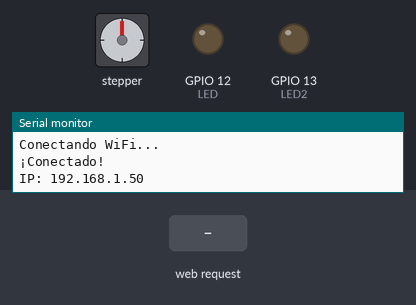
A sketch run on a simulated ESP32. On the bench: stepper motor, output pins drawn as LEDs (lit = HIGH), the last lines printed to the serial monitor. Wiring (inferred from the names in the program): stepper motor (2048 steps per turn assumed): coils GPIO 14, GPIO 27, GPIO 26, GPIO 25. The test bench sets the inputs (shaded band). WiFi joins after 1.5 s; servers stay silent unless stated; pins used as bus, display or sensor lines are not drawn.

Above: at 2.7 s.
2.8 s: HTTP request GET /adelante received
At 4.0 s:
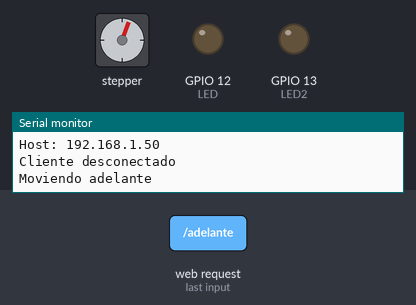
At 5.14 s:
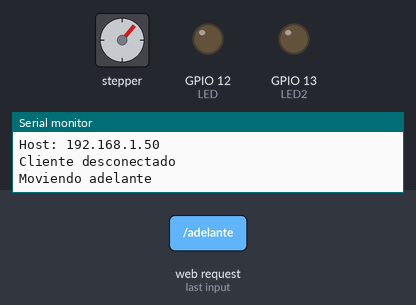
Timing chart, 0 to 22.5 s (numbered marks = the images above; inputs shaded):
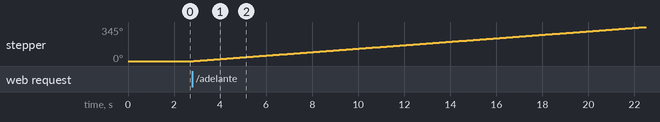

The sketch:

main.ino
```cpp
#if defined(ESP32)
  #include <WiFi.h>
  #include <WiFiMulti.h>
  WiFiMulti wifiMulti;
#elif defined(ESP8266)
  #include <ESP8266WiFi.h>
  #include <ESP8266WiFiMulti.h>
  ESP8266WiFiMulti wifiMulti;
#endif

#include "secrets.h"  // Define ssid_1 y password_1

// Pines del motor paso a paso
const int IN1 = 14;
const int IN2 = 27;
const int IN3 = 26;
const int IN4 = 25;

// LEDs (opcional)
const int LED = 12;
const int LED2 = 13;

const int pasosPorVuelta = 512; // Para 28BYJ-48

int paso[4][4] = {
  {1, 1, 0, 0},
  {0, 1, 1, 0},
  {0, 0, 1, 1},
  {1, 0, 0, 1}
};

boolean sentido = true;               // Última dirección ejecutada
volatile bool mover = false;          // Solicitud pendiente
bool sentidoPendiente = true;         // Dirección a ejecutar

const uint32_t TiempoEsperaWifi = 5000;
unsigned long timeCurrent = 0;
unsigned long timePrevious = 0;
unsigned long timeCancellation = 3000;

WiFiServer server(80);

const String page = R"====(
<!DOCTYPE html>
<html>
<head>
  <meta charset="UTF-8">
  <title>Motor Paso a Paso</title>
</head>
<body>
<h2>Control del Motor Paso a Paso</h2>
)====";

void setup() {
  Serial.begin(115200);

  pinMode(IN1, OUTPUT);
  pinMode(IN2, OUTPUT);
  pinMode(IN3, OUTPUT);
  pinMode(IN4, OUTPUT);

  pinMode(LED, OUTPUT);
  pinMode(LED2, OUTPUT);
  digitalWrite(LED, LOW);
  digitalWrite(LED2, LOW);

  Serial.println("Conectando WiFi...");
  wifiMulti.addAP(ssid_1, password_1);
  WiFi.mode(WIFI_STA);

  while (wifiMulti.run(TiempoEsperaWifi) != WL_CONNECTED) {
    Serial.print(".");
    delay(500);
  }

  Serial.println("\n¡Conectado!");
  Serial.println("IP: " + WiFi.localIP().toString());

  server.begin();
}

void loop() {
  WiFiClient user = server.available();

  if (user) {
    Serial.println("Cliente conectado");
    timeCurrent = millis();
    timePrevious = timeCurrent;
    String lineCurrent = "";

    while (user.connected() && timeCurrent - timePrevious <= timeCancellation) {
      if (user.available()) {
        timeCurrent = millis();
        char letter = user.read();

        if (letter == '\n') {
          if (lineCurrent.length() == 0) {
            answerUser(user);
            break;
          } else {
            Serial.println(lineCurrent);
            checkMessage(lineCurrent);
            lineCurrent = "";
          }
        } else if (letter != '\r') {
          lineCurrent += letter;
        }
      }
    }

    user.flush();
    user.stop();
    Serial.println("Cliente desconectado");
  }

  // Ejecuta movimiento del motor si hay orden pendiente
  if (mover) {
    moverMotor(sentidoPendiente);
    sentido = sentidoPendiente;
    mover = false;
  }
}

void checkMessage(String message) {
  if (message.indexOf("GET /adelante") >= 0) {
    sentidoPendiente = true;
    mover = true;
  } else if (message.indexOf("GET /atras") >= 0) {
    sentidoPendiente = false;
    mover = true;
  }
}

void moverMotor(bool direccion) {
  Serial.println(direccion ? "Moviendo adelante" : "Moviendo atrás");
  for (int vueltas = 0; vueltas < pasosPorVuelta; vueltas++) {
    for (int i = 0; i < 4; i++) {
      int pasoIndex = direccion ? i : 3 - i;
      digitalWrite(IN1, paso[pasoIndex][0]);
      digitalWrite(IN2, paso[pasoIndex][1]);
      digitalWrite(IN3, paso[pasoIndex][2]);
      digitalWrite(IN4, paso[pasoIndex][3]);
      delay(10);
    }
  }

  digitalWrite(LED, HIGH);
  delay(300);
  digitalWrite(LED, LOW);
}

void answerUser(WiFiClient& user) {
  user.print("HTTP/1.1 200 OK\r\n");
  user.print("Content-Type: text/html\r\n");
  user.print("Connection: close\r\n\r\n");

  user.print(page);
  user.print("IP del Cliente: ");
  user.print(user.remoteIP());
  user.print("<br>Última dirección ejecutada: ");
  user.print(sentido ? "Adelante" : "Atrás");

  user.print(R"rawliteral(
    <br><br>
    <button onclick="moverAdelante(event)">Mover Adelante</button>
    <button onclick="moverAtras(event)">Mover Atrás</button>

    <script>
      function moverAdelante(e) {
        e.preventDefault();
        fetch('/adelante', { method: 'GET' })
          .then(() => console.log('Adelante solicitado'));
      }

      function moverAtras(e) {
        e.preventDefault();
        fetch('/atras', { method: 'GET' })
          .then(() => console.log('Atrás solicitado'));
      }
    </script>
  )rawliteral");

  user.print("</body></html>");
}
```

secrets.h
```cpp
const char* ssid_1 = "SU_RED";
const char* password_1 = "123456789";

 
```

Measured:
- after the input at 2.8 s, stepper: keeps turning clockwise at about 18°/s, starting after 0.07 s
